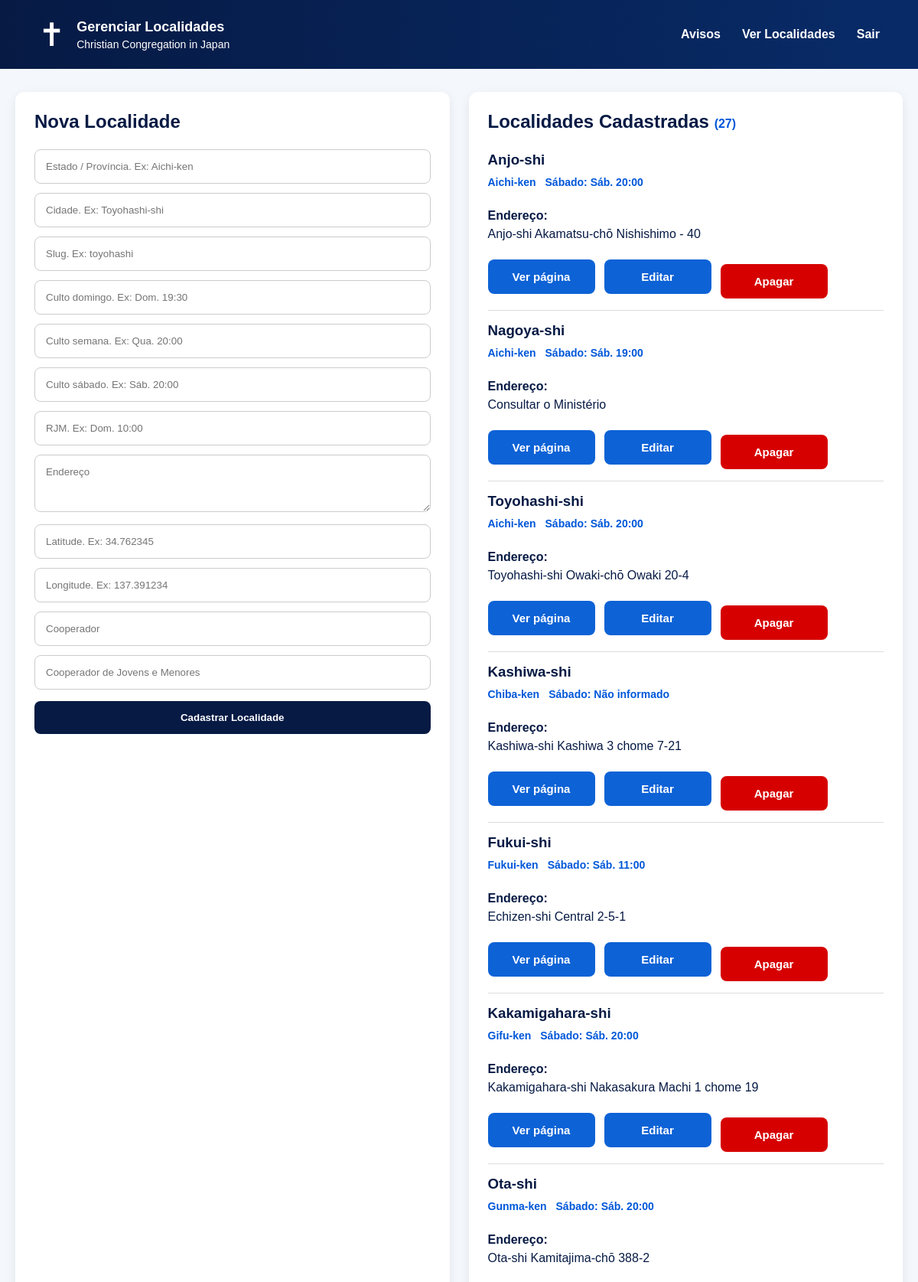
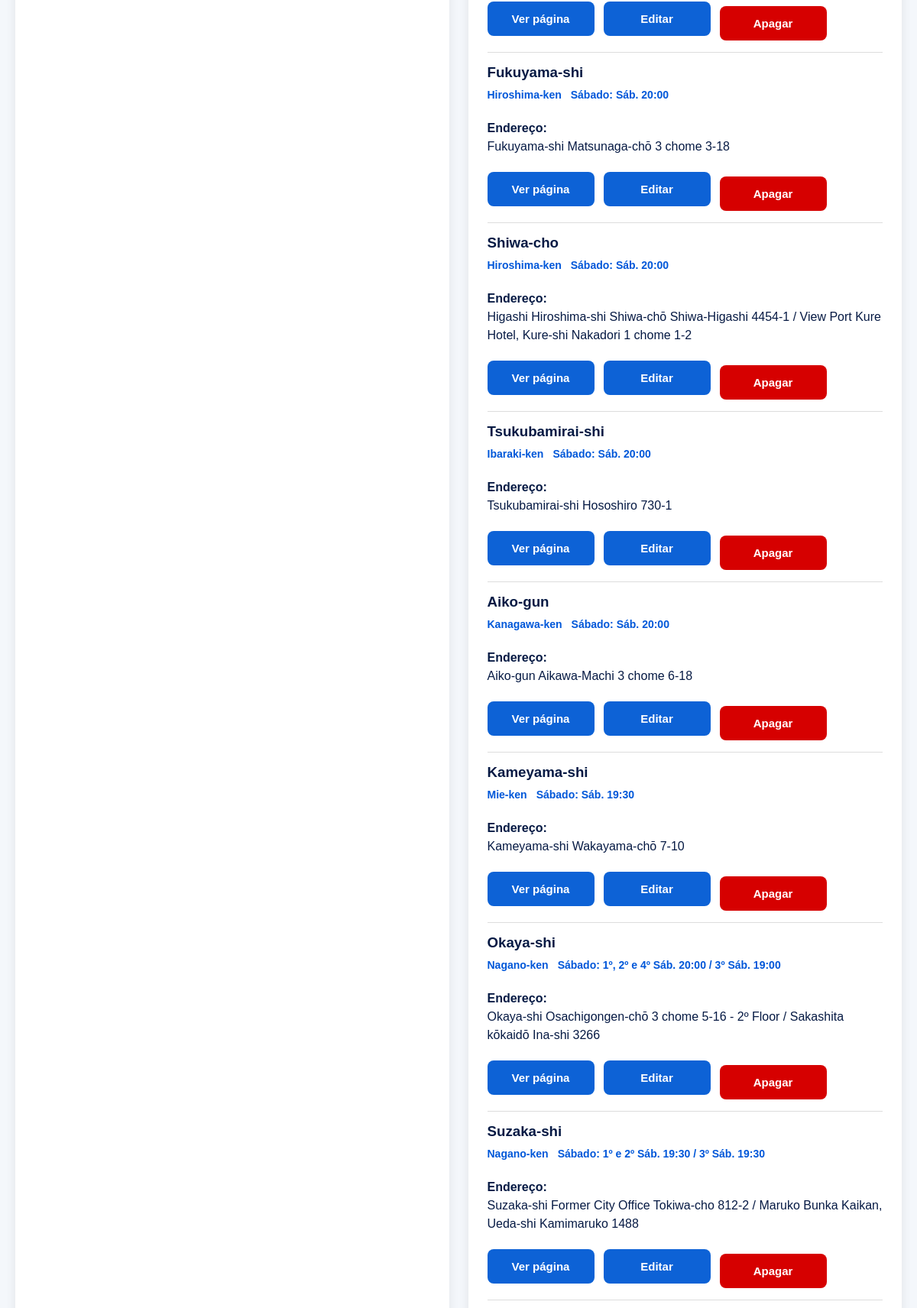
/admin/localidades (signed in, upper part), run on the app's committed database (2 pictures, top to bottom).
### tables this page shows
CREATE TABLE igrejas (
            id INTEGER PRIMARY KEY AUTOINCREMENT,
            estado TEXT NOT NULL,
            cidade TEXT NOT NULL,
            slug TEXT NOT NULL UNIQUE,
            culto_domingo TEXT,
            culto_semana TEXT,
            culto_sabado TEXT,
            rjm TEXT,
            endereco TEXT,
            cooperador TEXT,
            jovens TEXT
        , latitude TEXT, longitude TEXT);

### app.py (the view, shortened to what this page needs)
@app.route("/admin/localidades", methods=["GET", "POST"])
def admin_localidades():
    if not session.get("admin"):
        return redirect(url_for("login"))
    conn = conectar()
    igrejas = conn.execute("""
        SELECT *
        FROM igrejas
        ORDER BY estado, cidade
    """).fetchall()
    conn.close()
    return render_template(
        "admin_localidades.html",
        igrejas=igrejas
    )

### app.py (called while the page is built)
def conectar():
    conn = sqlite3.connect("avisos.db")
    conn.row_factory = sqlite3.Row
    return conn

### templates/admin_localidades.html (shortened to what this page needs)
<!DOCTYPE html>
<html lang="pt-br">
<head>
    <link rel="stylesheet" href="{{ url_for('static', filename='css/style.css') }}">
</head>
<body>
<header class="topo">
    <div class="logo">
        <div class="icone">✝</div>
        <div>
            <h1>Gerenciar Localidades</h1>
            <p>Christian Congregation in Japan</p>
        </div>
    </div>
    <nav>
        <a href="{{ url_for('admin') }}">Avisos</a>
        <a href="{{ url_for('localidades') }}">Ver Localidades</a>
        <a href="{{ url_for('sair') }}">Sair</a>
    </nav>
</header>
<main class="admin-container">
    <section class="form-card">
        <h2>Nova Localidade</h2>
        <form method="POST">
            <input type="text" name="estado" placeholder="Estado / Província. Ex: Aichi-ken" required>
            <input type="text" name="cidade" placeholder="Cidade. Ex: Toyohashi-shi" required>
            <input type="text" name="slug" placeholder="Slug. Ex: toyohashi" required>
            <input type="text" name="culto_domingo" placeholder="Culto domingo. Ex: Dom. 19:30">
            <input type="text" name="culto_semana" placeholder="Culto semana. Ex: Qua. 20:00">
            <input type="text" name="culto_sabado" placeholder="Culto sábado. Ex: Sáb. 20:00">
            <input type="text" name="rjm" placeholder="RJM. Ex: Dom. 10:00">
            <textarea name="endereco" rows="3" placeholder="Endereço"></textarea>
            <input type="number" step="any" name="latitude" placeholder="Latitude. Ex: 34.762345">
            <input type="number" step="any" name="longitude" placeholder="Longitude. Ex: 137.391234">
            <input type="text" name="cooperador" placeholder="Cooperador">
            <input type="text" name="jovens" placeholder="Cooperador de Jovens e Menores">
            <button type="submit">Cadastrar Localidade</button>
        </form>
    </section>
    <section class="form-card">
        <h2>Localidades Cadastradas <span class="contador">({{ igrejas|length }})</span></h2>
        {% for igreja in igrejas %}
        <div class="admin-aviso">
            <h3>{{ igreja["cidade"] }}</h3>
            <div class="admin-info">
                <span>{{ igreja["estado"] }}</span>
                <span>Sábado: {{ igreja["culto_sabado"] or "Não informado" }}</span>
            </div>
            <p>
                <strong>Endereço:</strong>
                {{ igreja["endereco"] or "Não informado" }}
            </p>
            <div class="acoes-admin">
                <a class="btn-editar"
                href="{{ url_for('localidade', slug=igreja['slug']) }}">
                    Ver página
                </a>
                <a class="btn-editar"
                href="{{ url_for('editar_localidade', id=igreja['id']) }}">
                    Editar
                </a>
                <form
                    action="{{ url_for('apagar_localidade', id=igreja['id']) }}"
                    method="POST"
                    onsubmit="return confirm('Deseja apagar esta localidade?')"
                >
                    <button type="submit" class="btn-apagar">
                        Apagar
                    </button>
                </form>
            </div>
        </div>
        {% else %}
        <p>Nenhuma localidade cadastrada.</p>
        {% endfor %}
    </section>
</main>
</body>
</html>

### static/css/style.css (style rules this page uses)
* { margin: 0; padding: 0; box-sizing: border-box; }
html { scroll-behavior: smooth; }
body { font-family: Arial, Helvetica, sans-serif; background: #f4f7fb; color: #061a44; }
.topo { background: linear-gradient(90deg, #061a44, #082b68); color: white; min-height: 90px; padding: 0 50px; display: flex; justify-content: space-between; align-items: center; }
.logo { display: flex; align-items: center; gap: 15px; }
.icone { font-size: 42px; }
.logo h1 { font-size: 18px; font-weight: 800; }
.logo p { font-size: 14px; margin-top: 4px; }
nav { display: flex; align-items: center; gap: 28px; }
nav a { color: white; text-decoration: none; font-weight: 600; }
.admin-container { max-width: 1200px; margin: 30px auto; padding: 0 20px; display: grid; grid-template-columns: 1fr 1fr; gap: 25px; }
.form-card { background: white; padding: 25px; border-radius: 12px; box-shadow: 0 4px 14px rgba(0, 0, 0, 0.08); }
.form-card h2 { margin-bottom: 10px; }
.form-card input, .form-card select, .form-card textarea { width: 100%; padding: 14px; margin-top: 12px; border: 1px solid #ccc; border-radius: 8px; font-family: Arial, Helvetica, sans-serif; }
.form-card textarea { resize: vertical; }
.form-card button { width: 100%; margin-top: 15px; padding: 14px; background: #061a44; color: white; border: none; border-radius: 8px; cursor: pointer; font-weight: bold; }
.contador { color: #0057d9; font-size: 16px; }
.admin-aviso { border-bottom: 1px solid #ddd; padding: 15px 0; }
.admin-aviso h3 { margin-bottom: 8px; }
.admin-aviso p { line-height: 1.5; white-space: pre-line; }
.admin-info { display: flex; flex-wrap: wrap; gap: 12px; margin-top: 10px; color: #0057d9; font-weight: bold; font-size: 14px; }
.btn-apagar { width: auto !important; background: #d60000 !important; padding: 10px 16px !important; margin-top: 12px !important; }
.acoes-admin { display: flex; gap: 12px; margin-top: 15px; align-items: center; }
.acoes-admin form { margin: 0; }
.btn-editar, .btn-apagar { width: 140px !important; height: 45px !important; display: flex; align-items: center; justify-content: center; border-radius: 8px; font-weight: bold; font-size: 15px; text-decoration: none; border: none; cursor: pointer; box-sizing: border-box; }
.btn-editar { background: #0d62d6; color: white; }
.btn-apagar { background: #d60000; color: white; }

### data on the page
igrejas: cidade "Anjo-shi", estado "Aichi-ken", culto_sabado "Sáb. 20:00", endereco "Anjo-shi Akamatsu-chō Nishishimo - 40"
igrejas: cidade "Nagoya-shi", estado "Aichi-ken", culto_sabado "Sáb. 19:00", endereco "Consultar o Ministério"
igrejas: cidade "Toyohashi-shi", estado "Aichi-ken", culto_sabado "Sáb. 20:00", endereco "Toyohashi-shi Owaki-chō Owaki 20-4"
igrejas: cidade "Kashiwa-shi", estado "Chiba-ken", culto_sabado "Não informado", endereco "Kashiwa-shi Kashiwa 3 chome 7-21"
igrejas: cidade "Fukui-shi", estado "Fukui-ken", culto_sabado "Sáb. 11:00", endereco "Echizen-shi Central 2-5-1"
igrejas: cidade "Kakamigahara-shi", estado "Gifu-ken", culto_sabado "Sáb. 20:00", endereco "Kakamigahara-shi Nakasakura Machi 1 chome 19"
igrejas: cidade "Ota-shi", estado "Gunma-ken", culto_sabado "Sáb. 20:00", endereco "Ota-shi Kamitajima-chō 388-2"
igrejas: cidade "Fukuyama-shi", estado "Hiroshima-ken", culto_sabado "Sáb. 20:00", endereco "Fukuyama-shi Matsunaga-chō 3 chome 3-18"
igrejas: cidade "Shiwa-cho", estado "Hiroshima-ken", culto_sabado "Sáb. 20:00", endereco "Higashi Hiroshima-shi Shiwa-chō Shiwa-Higashi 4454-1 / View Port Kure Hotel, Kure-shi Nakadori 1 chome 1-2"
igrejas: cidade "Tsukubamirai-shi", estado "Ibaraki-ken", culto_sabado "Sáb. 20:00", endereco "Tsukubamirai-shi Hososhiro 730-1"
igrejas: cidade "Aiko-gun", estado "Kanagawa-ken", culto_sabado "Sáb. 20:00", endereco "Aiko-gun Aikawa-Machi 3 chome 6-18"
igrejas: cidade "Kameyama-shi", estado "Mie-ken", culto_sabado "Sáb. 19:30", endereco "Kameyama-shi Wakayama-chō 7-10"
igrejas: cidade "Okaya-shi", estado "Nagano-ken", culto_sabado "1º, 2º e 4º Sáb. 20:00 / 3º Sáb. 19:00", endereco "Okaya-shi Osachigongen-chō 3 chome 5-16 - 2º Floor / Sakashita kōkaidō Ina-shi 3266"
igrejas: cidade "Suzaka-shi", estado "Nagano-ken", culto_sabado "1º e 2º Sáb. 19:30 / 3º Sáb. 19:30", endereco "Suzaka-shi Former City Office Tokiwa-cho 812-2 / Maruko Bunka Kaikan, Ueda-shi Kamimaruko 1488"

### other printed values
{{ igrejas|length }} "27"
